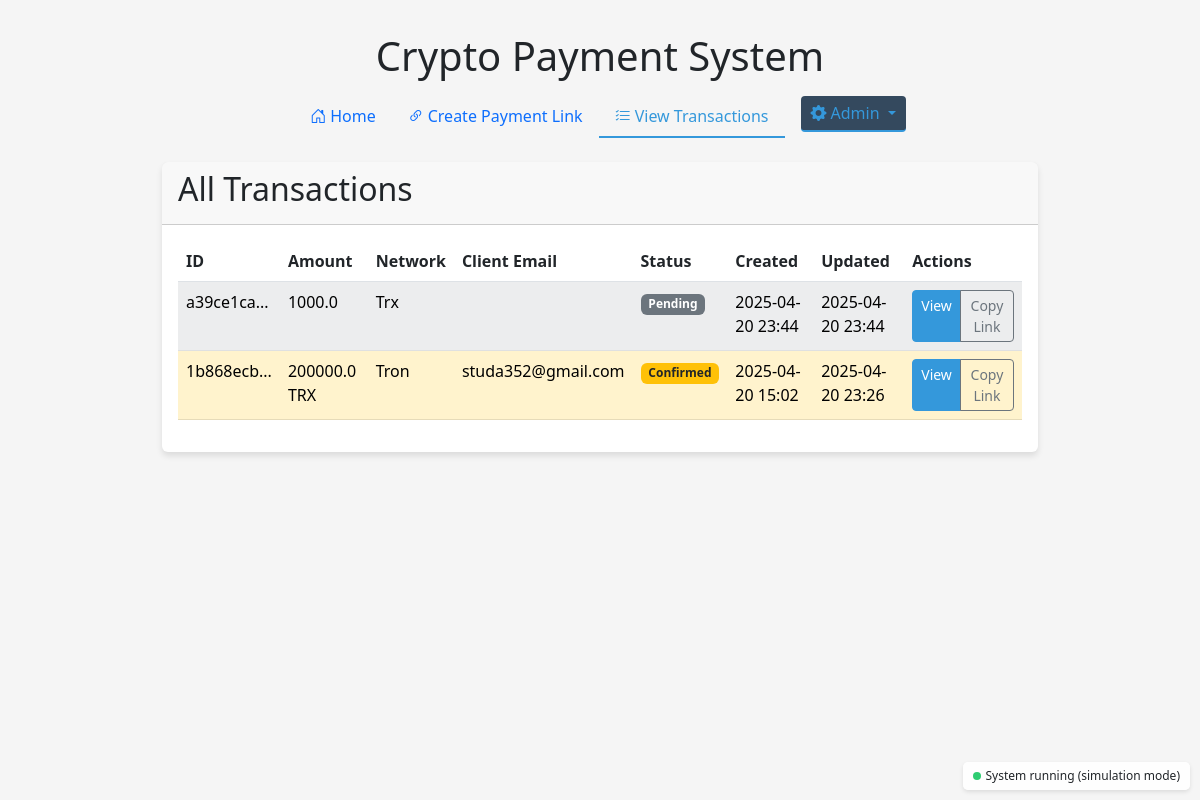
Page /admin/transactions on the committed database.
### app.py (models this page shows, shortened)
class Transaction(db.Model):
    id = db.Column(db.String(36), primary_key=True)
    amount = db.Column(db.Float, nullable=False)
    network = db.Column(db.String(20), nullable=False)
    client_email = db.Column(db.String(100), nullable=False)
    description = db.Column(db.Text, nullable=True)
    status = db.Column(db.String(20), default='pending')  # pending, confirmed, completed
    tx_hash = db.Column(db.String(100), nullable=True)  # blockchain transaction hash
    created_at = db.Column(db.DateTime, default=datetime.utcnow)
    updated_at = db.Column(db.DateTime, default=datetime.utcnow, onupdate=datetime.utcnow)

### app.py (the view)
@app.route('/admin/transactions')
def view_transactions():
    transactions = Transaction.query.order_by(Transaction.created_at.desc()).all()
    return render_template('transactions.html', transactions=transactions)

### app.py (called while the page is built)
@app.teardown_appcontext
def shutdown_services(exception=None):
    if 'payment_processor' in globals() and hasattr(payment_processor, 'stop'):
        payment_processor.stop()
    if hasattr(email_service, 'stop'):
        email_service.stop()

### email_service.py (called while the page is built, shortened)
    def stop(self):
        if not self.use_background_thread or not self.thread or not self.thread.is_alive():
            logger.warning("Email processor is not running")
            return False

### templates/transactions.html (shortened to what this page needs)
{% extends 'base.html' %}
{% block content %}
<div class="card">
    <div class="card-header">
        <h2>All Transactions</h2>
    </div>
    <div class="card-body">
        {% if transactions %}
            <div class="table-responsive">
                <table class="table table-striped table-hover">
                    <thead>
                        <tr>
                            <th>ID</th>
                            <th>Amount</th>
                            <th>Network</th>
                            <th>Client Email</th>
                            <th>Status</th>
                            <th>Created</th>
                            <th>Updated</th>
                            <th>Actions</th>
                        </tr>
                    </thead>
                    <tbody>
                        {% for transaction in transactions %}
                            <tr class="{% if transaction.status == 'completed' %}table-success{% elif transaction.status == 'confirmed' %}table-warning{% elif transaction.status == 'pending' %}table-light{% endif %}">
                                <td>{{ transaction.id[:8] }}...</td>
                                <td>{{ transaction.amount }} {% if transaction.network == 'bitcoin' %}BTC{% elif transaction.network == 'ethereum' %}ETH{% elif transaction.network == 'bnb' %}BNB{% elif transaction.network == 'tron' %}TRX{% elif transaction.network == 'solana' %}SOL{% endif %}</td>
                                <td>{{ transaction.network.capitalize() }}</td>
                                <td>{{ transaction.client_email }}</td>
                                <td>
                                    {% if transaction.status == 'completed' %}
                                        <span class="badge bg-success">Completed</span>
                                    {% elif transaction.status == 'confirmed' %}
                                        <span class="badge bg-warning text-dark">Confirmed</span>
                                    {% elif transaction.status == 'pending' %}
                                        <span class="badge bg-secondary">Pending</span>
                                    {% endif %}
                                </td>
                                <td>{{ transaction.created_at.strftime('%Y-%m-%d %H:%M') }}</td>
                                <td>{{ transaction.updated_at.strftime('%Y-%m-%d %H:%M') }}</td>
                                <td>
                                    <div class="btn-group">
                                        <a href="{{ url_for('confirm_payment', transaction_id=transaction.id) }}?amount={{ transaction.amount }}&network={{ transaction.network }}" class="btn btn-sm btn-primary">View</a>
                                        <button class="btn btn-sm btn-outline-secondary copy-link" data-link="{{ url_for('confirm_payment', transaction_id=transaction.id, _external=True) }}?amount={{ transaction.amount }}&network={{ transaction.network }}">Copy Link</button>
                                    </div>
                                </td>
                            </tr>
                        {% endfor %}
                    </tbody>
                </table>
            </div>
        {% else %}
            <div class="alert alert-info">
                <p>No transactions found. Create a payment link to get started.</p>
                <a href="{{ url_for('send_payment_link') }}" class="btn btn-primary">Create Payment Link</a>
            </div>
        {% endif %}
    </div>
</div>
{% endblock %}

### templates/base.html (style rules this page uses)
body { padding-top: 2rem; padding-bottom: 2rem; background-color: #f5f5f5; }
.card { margin-bottom: 20px; box-shadow: 0 4px 6px rgba(0,0,0,0.1); border: none; }
.card-header { font-weight: bold; }
.btn-primary { background-color: #3498db; border-color: #3498db; }

### rows in the picture
Transaction: status "Pending"
Transaction: shows "TRX", status "Confirmed"
